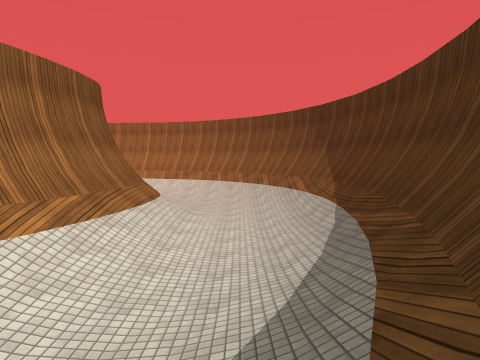
View 1 (above)

18 first-person views from a walk through a scene from a Unity 3-D project. The camera is 1.4 m above the floor, tilts 4° down and sees 75° across. The floor is counted in squares, 2 m on a side. Each view is taken from the middle of a square. On the plan, view 1 faces up. The plan holds only what a view shows up to about 10 squares ahead; the rest is blank. The place goes on beyond the plan. The player character is not drawn. Some surface patterns are stand-ins.

View 2
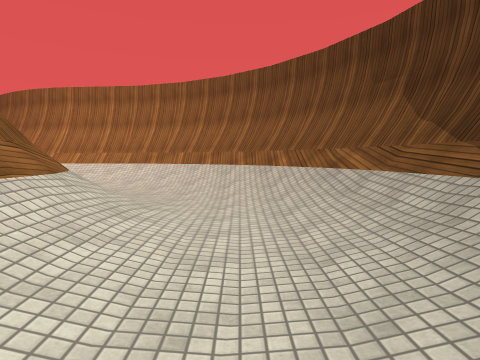

View 3
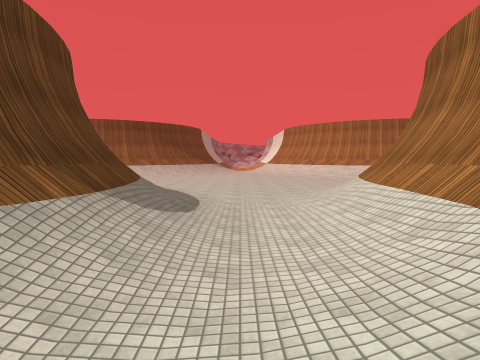

View 4
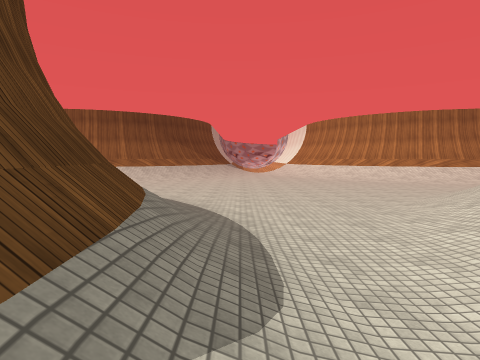

View 5
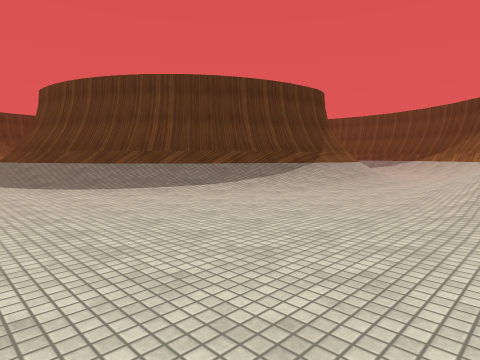

View 6
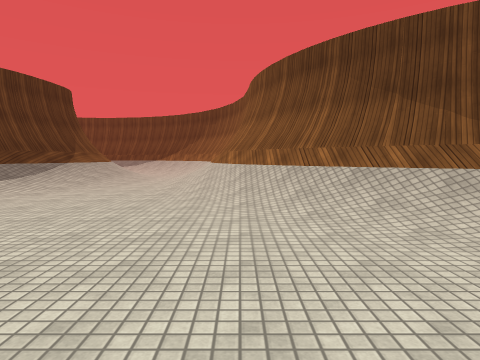

View 7
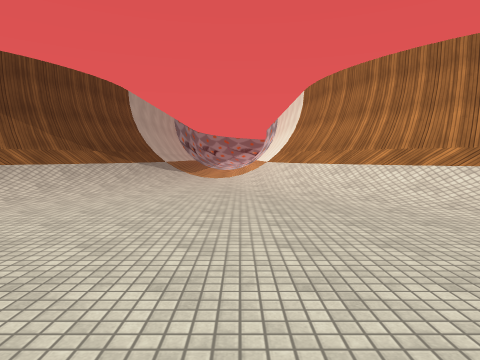

View 8
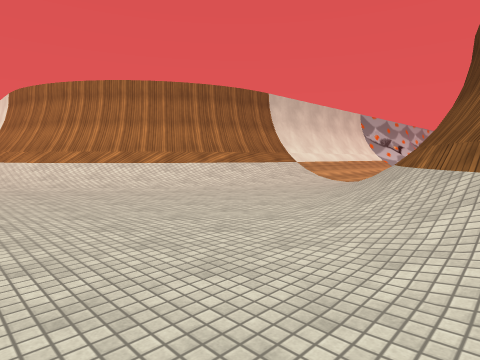

View 9
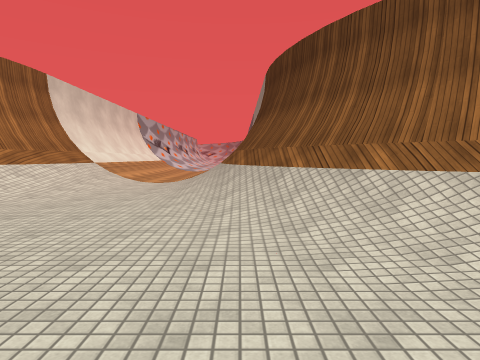

View 10
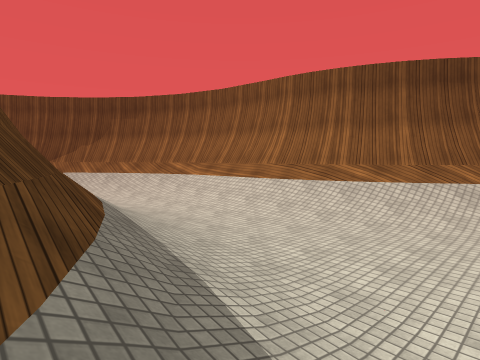

View 11
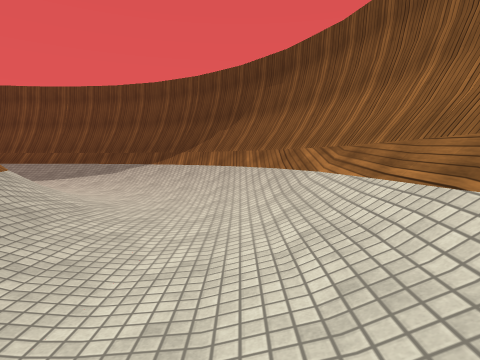

View 12
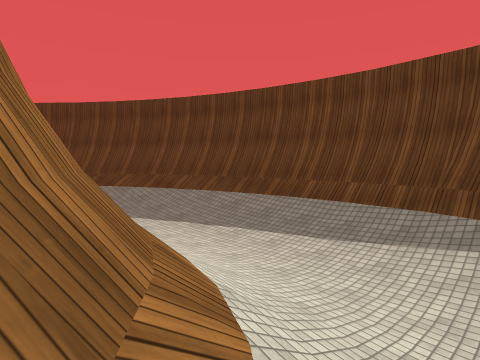

View 13
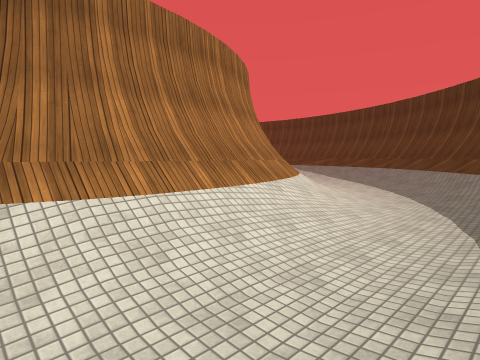

View 14
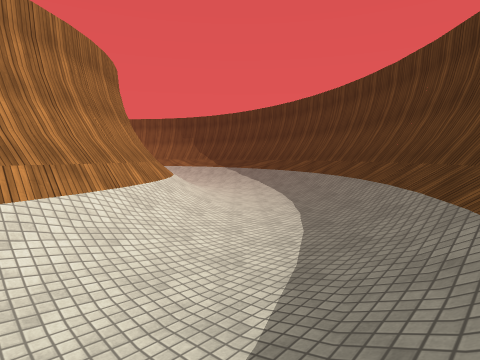

View 15
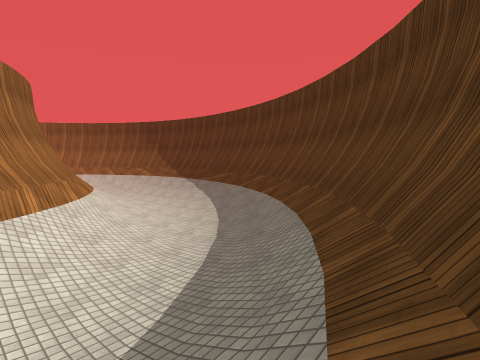

View 16
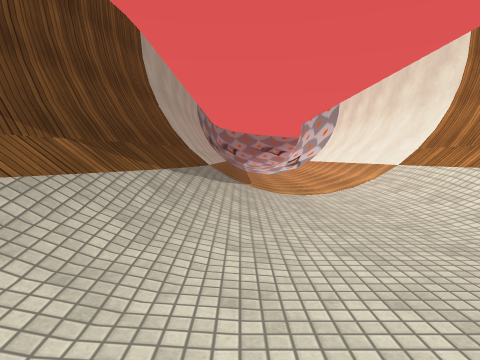

View 17
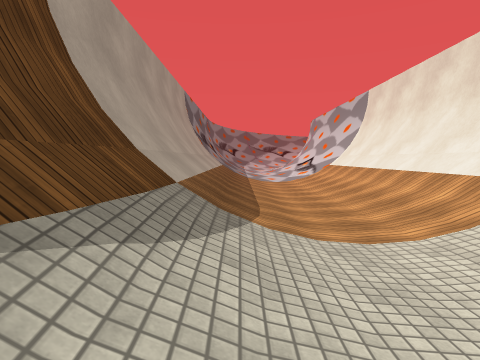

View 18
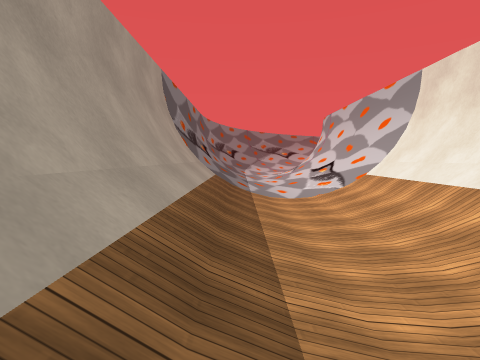

### Floor plan
Key: @ floor where view 1 was taken; # wall or solid block; . main floor; : floor 0.25 m higher than the main floor; / step, stairs or slope.
Columns run from 34 left of view 1 to 3 right of it. Each row starts with its distance up from view 1.
 22                  #/:.
 21                  #/:.
 20                  #/:./#
 19                  #/:./##
 18                 ##/..//#
 17                ##//..:/##
 16               ###/:...//##
 15              ###/:.....//#
 14 ##############//:......:// ######
 13 ///////////////:.........://///####
 12 ::::::::::::::.............::::///##
 11 ................................://##
 10 /////////////:............://///.:/##
  9 ############///:........:///###//.:/#
  8           #####//......://######/:./##
  7               ##//....:/###    #//./##
  6                ##/:...//##     #//.//#
  5                 #//..:/##      #/:./##
  4                 ##/:.//#       #/:./##
  3                  #/:./##      ##/::/#
  2                  #/:./#      ##//.//#
  1                  #/:./      ##//.:/##
  0                  #//.//######//:./@#
 -1                  ##/:://##////..//##
 -2                   #//.:////::.://##
 -3                   ##//:.....:///##
 -4                    ##///::////###
 -5                     ####///####
 -6                       #######

Positions as (right, up) in squares from view 1, and headings:
1: (0, 0), facing up
2: (0, 4), facing up
3: (-1, 11), facing left
4: (-4, 10), facing left
5: (-17, 11), facing down-right
6: (-17, 12), facing down
7: (-13, 12), facing left
8: (-10, 12), facing up-left
9: (-12, 12), facing up
10: (-11, 7), facing down-left
11: (-15, 4), facing down
12: (-12, 0), facing down-right
13: (-11, -4), facing up-right
14: (-7, -4), facing up-right
15: (-5, -4), facing up-right
16: (-18, 10), facing left
17: (-21, 10), facing left
18: (-24, 10), facing left
